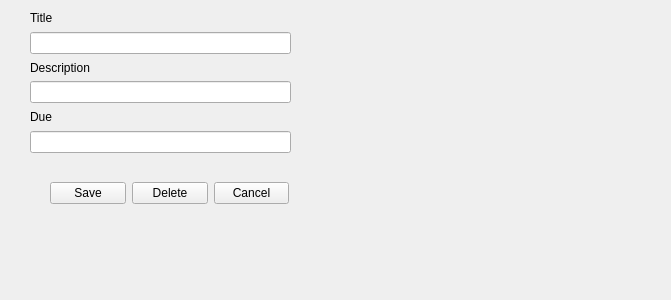
<?xml version="1.0" encoding="UTF-8"?>
<ui version="4.0">
 <class>Form</class>
 <widget class="QWidget" name="Form">
  <property name="geometry">
   <rect>
    <x>0</x>
    <y>0</y>
    <width>671</width>
    <height>300</height>
   </rect>
  </property>
  <property name="windowTitle">
   <string>Form</string>
  </property>
  <widget class="QLabel" name="extra">
   <property name="geometry">
    <rect>
     <x>330</x>
     <y>10</y>
     <width>161</width>
     <height>161</height>
    </rect>
   </property>
   <property name="text">
    <string/>
   </property>
   <property name="pixmap">
    <pixmap resource="../resources.qrc">:/images/images/herta.gif</pixmap>
   </property>
   <property name="scaledContents">
    <bool>true</bool>
   </property>
  </widget>
  <widget class="QWidget" name="layoutWidget">
   <property name="geometry">
    <rect>
     <x>30</x>
     <y>10</y>
     <width>261</width>
     <height>143</height>
    </rect>
   </property>
   <layout class="QVBoxLayout" name="verticalLayout">
    <item>
     <widget class="QLabel" name="title">
      <property name="text">
       <string>Title</string>
      </property>
     </widget>
    </item>
    <item>
     <widget class="QLineEdit" name="title_input"/>
    </item>
    <item>
     <widget class="QLabel" name="description">
      <property name="text">
       <string>Description</string>
      </property>
     </widget>
    </item>
    <item>
     <widget class="QLineEdit" name="description_input"/>
    </item>
    <item>
     <widget class="QLabel" name="due">
      <property name="text">
       <string>Due</string>
      </property>
     </widget>
    </item>
    <item>
     <widget class="QLineEdit" name="due_input"/>
    </item>
   </layout>
  </widget>
  <widget class="QWidget" name="layoutWidget">
   <property name="geometry">
    <rect>
     <x>50</x>
     <y>180</y>
     <width>239</width>
     <height>26</height>
    </rect>
   </property>
   <layout class="QHBoxLayout" name="horizontalLayout">
    <item>
     <widget class="QPushButton" name="save">
      <property name="text">
       <string>Save</string>
      </property>
     </widget>
    </item>
    <item>
     <widget class="QPushButton" name="delete_2">
      <property name="text">
       <string>Delete</string>
      </property>
     </widget>
    </item>
    <item>
     <widget class="QPushButton" name="cancel">
      <property name="text">
       <string>Cancel</string>
      </property>
     </widget>
    </item>
   </layout>
  </widget>
 </widget>
 <resources>
  <include location="../resources.qrc"/>
 </resources>
 <connections/>
</ui>
